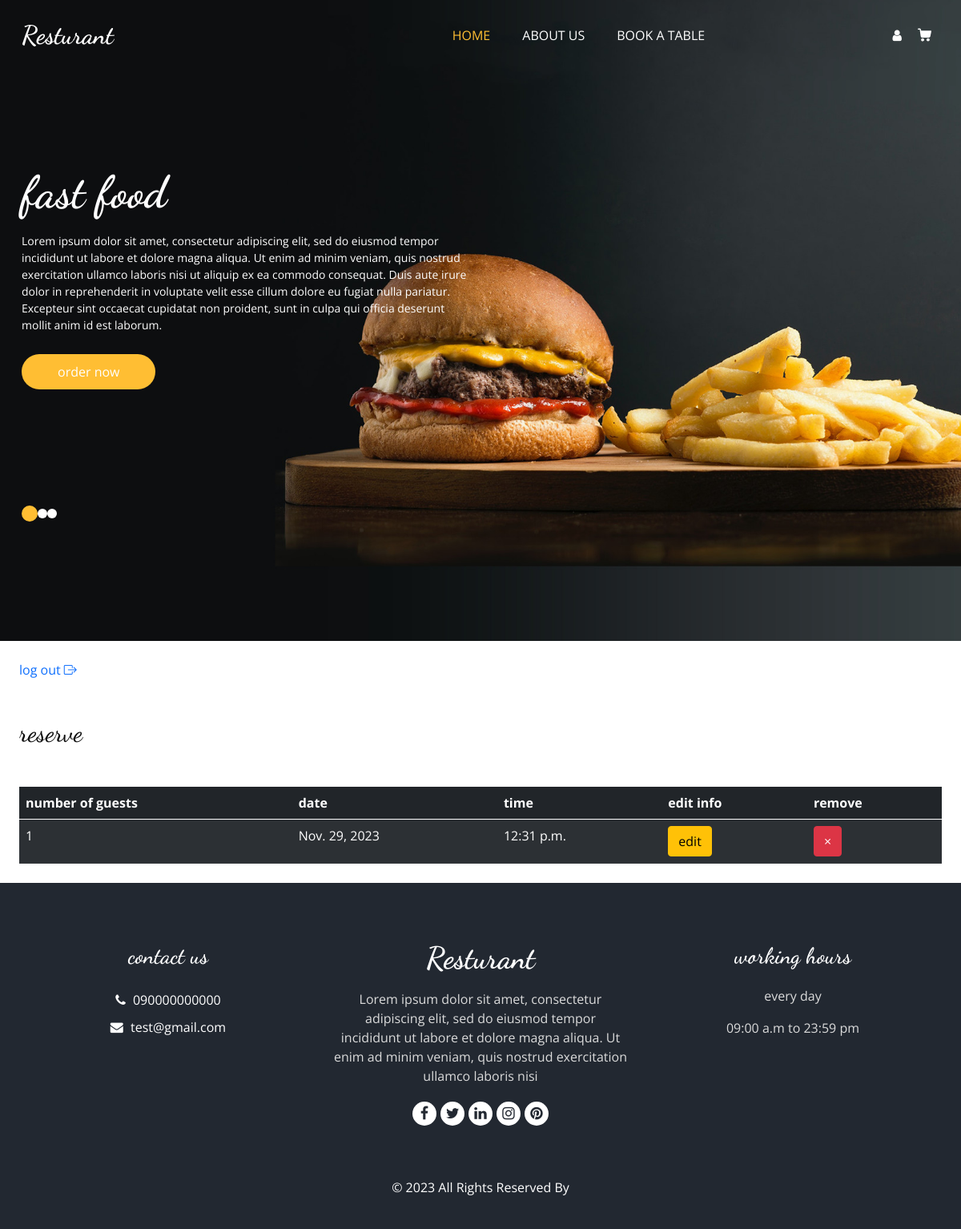
/user/dashboard (signed in), run on the app's committed database.
### food_module/models.py (models this page shows, shortened)
class reservation(models.Model):
    name=models.CharField(max_length=200)
    phone=models.CharField(max_length=100)
    email=models.EmailField(max_length=200)
    number_of_guests= models.IntegerField()
    date=models.DateField(null=True)
    timee=models.TimeField(null=True)
    add_user=models.ManyToManyField(User)

class Footer_data(models.Model):
    phone_number=models.CharField(max_length=200,blank=True,null=True)
    email=models.CharField(max_length=200,blank=True,null=True)
    description=models.TextField(max_length=200,blank=True,null=True)
    facebook_link=models.URLField(blank=True,null=True)
    x_link=models.URLField(blank=True,null=True)
    linkdin_link=models.URLField(blank=True,null=True)
    instagram_link=models.URLField(blank=True,null=True)
    pinterest_link=models.URLField(blank=True,null=True)

### account_module/views.py (the view, shortened to what this page needs)
# urls.py: path('dashboard',views.dsahboard.as_view(),name='dashboard'),
class dsahboard (TemplateView):
    template_name = 'user_dashboard.html'
    def get_context_data(self, **kwargs):
        context=super(dsahboard, self).get_context_data()
        context['footer'] = Footer_data.objects.get()
        context['reserv']=reservation.objects.filter(add_user=self.request.user).all()
        return context

### account_module/templates/user_dashboard.html (shortened to what this page needs)
 {% extends 'base.html' %}
{% load static %}
 {% block content %}
     <div class="hero_area">
      <div class="bg-box">
        <img src="{% static 'images/hero-bg.jpg' %}" alt="" />
      </div>
      <header class="header_section">
        <div class="container">
          <nav class="navbar navbar-expand-lg custom_nav-container">
            <a class="navbar-brand" href="{% url 'home_page' %}">
              <span> Resturant </span>
            </a>
            <div class="collapse navbar-collapse" id="navbarSupportedContent">
              <ul class="navbar-nav mx-auto">
                <li class="nav-item active">
                  <a class="nav-link" href="{% url 'home_page' %}"
                    >home <span class="sr-only">(current)</span></a
                  >
                </li>
                <li class="nav-item">
                  <a class="nav-link" href="{% url 'about_us' %}">about us </a>
                </li>
                <li class="nav-item">
                  <a class="nav-link" href="{% url 'book_table' %}"> book a table</a>
                </li>
              </ul>
              <div class="user_option">
                  {% if user.is_authenticated %}
                  <a href="{% url 'dashboard'%}" class="user_link">
                  <i class="fa fa-user" aria-hidden="true"></i>
                </a>
                      {% else %}
                        <a href="{% url 'login_register' %}" class="user_link">
                  <i class="fa fa-user" aria-hidden="true"></i>
                </a>
                  {% endif %}
{% if user.is_authenticated %}
                   <a class="cart_link" href="{% url 'shoping_cart' %}">
                </a>
                      {% else %}
                    <div>
                    </div>
                  {% endif %}
          </nav>
        </div>
      </header>
      <section class="slider_section">
        <div id="customCarousel1" class="carousel slide" data-ride="carousel">
          <div class="carousel-inner">
            <div class="carousel-item active">
              <div class="container">
                <div class="row">
                  <div class="col-md-7 col-lg-6">
                    <div class="detail-box">
                      <h1>fast food </h1>
                      <p>
                         Lorem ipsum dolor sit amet, consectetur adipiscing elit, sed do eiusmod tempor incididunt ut labore et dolore magna aliqua. Ut enim ad minim veniam, quis nostrud exercitation ullamco laboris nisi ut aliquip ex ea commodo consequat. Duis aute irure dolor in reprehenderit in voluptate velit esse cillum dolore eu fugiat nulla pariatur. Excepteur sint occaecat cupidatat non proident, sunt in culpa qui officia deserunt mollit anim id est laborum.
                      </p>
                      <div class="btn-box">
                        <a href="{% url 'home_page' %}" class="btn1"> order now </a>
                      </div>
                    </div>
                  </div>
                </div>
              </div>
            </div>
          </div>
          <div class="container">
            <ol class="carousel-indicators">
              <li
                data-target="#customCarousel1"
                data-slide-to="0"
                class="active"
              ></li>
              <li data-target="#customCarousel1" data-slide-to="1"></li>
              <li data-target="#customCarousel1" data-slide-to="2"></li>
            </ol>
          </div>
        </div>
      </section>
    </div>
     <div class="m-4">
         <a href="{% url 'logout' %}">
             log out
             <i class="bi bi-box-arrow-right"></i>
         </a>
     </div>
 <div class="m-4">
<h2 class="my-5">reserve</h2>
     <form method="post">
     <table class="table table-striped table-dark">
  <thead>
    <tr>
        <th scope="col">number of guests</th>
        <th scope="col">date</th>
        <th scope="col">time</th>
        <th scope="col">edit info</th>
        <th scope="col">remove</th>
    </tr>
  </thead>
  <tbody>
  {% for foo in reserv %}
    <tr>
            <td>{{ foo.number_of_guests }}</td>
            <td>{{ foo.date }}</td>
            <td>{{ foo.timee }}</td>
        <td><a href="{% url 'edit-dashboard' foo.pk%}" class="btn btn-warning">edit </a></td>
        <td><button type="button" onclick="remove_reserv({{ foo.pk }})" class="btn btn-danger">&times;</button></td>
      </tr>
        {% endfor %}
  </tbody>
</table>
       </form>
</div>
    <footer class="footer_section">
      <div class="container">
        <div class="row">
          <div class="col-md-4 footer-col">
            <div class="footer_contact">
              <h4> contact us  </h4>
              <div class="contact_link_box">
                <a href="">
                  <i class="fa fa-phone" aria-hidden="true"></i>
                  <span>  {{ footer.phone_number }} </span>
                </a>
                <a href="">
                  <i class="fa fa-envelope" aria-hidden="true"></i>
                  <span> {{ footer.email }} </span>
                </a>
              </div>
            </div>
          </div>
          <div class="col-md-4 footer-col">
            <div class="footer_detail">
              <a href="" class="footer-logo"> Resturant </a>
              <p>
                  {{ footer.description }}
			  </p>
              <div class="footer_social">
                <a href="{{ footer.facebook_link }}">
                  <i class="fa fa-facebook" aria-hidden="true"></i>
                </a>
                <a href="{{ footer.x_link }}">
                  <i class="fa fa-twitter" aria-hidden="true"></i>
                </a>
                <a href="{{ footer.linkdin_link }}">
                  <i class="fa fa-linkedin" aria-hidden="true"></i>
                </a>
                <a href="{{ footer.instagram_link }}">
                  <i class="fa fa-instagram" aria-hidden="true"></i>
                </a>
                <a href="{{ footer.pinterest_link }}">
                  <i class="fa fa-pinterest" aria-hidden="true"></i>
                </a>
              </div>
            </div>
          </div>
          <div class="col-md-4 footer-col">
            <h4>working hours</h4>
            <p>every day</p>
            <p>09:00 a.m to 23:59 pm</p>
          </div>
        </div>
        <div class="footer-info">
          <p>
            &copy; <span id="displayYear"></span> All Rights Reserved By
          </p>
        </div>
      </div>
    </footer>
 {% endblock %}

### static/css/responsive.css (style rules this page uses)
@media (min-width: 1200px) { .container { max-width: 1170px; } }

### data on the page
reservation: number_of_guests "1", date "Nov. 29, 2023", timee "12:31 p.m."
Footer_data: phone_number "090000000000", email "test@gmail.com", description "Lorem ipsum dolor sit amet, consectetur adipiscing elit, sed do eiusmod tempor incididunt ut labore et dolore magna aliqua. Ut enim ad minim veniam, quis nostrud exercitation ullamco laboris nisi"
